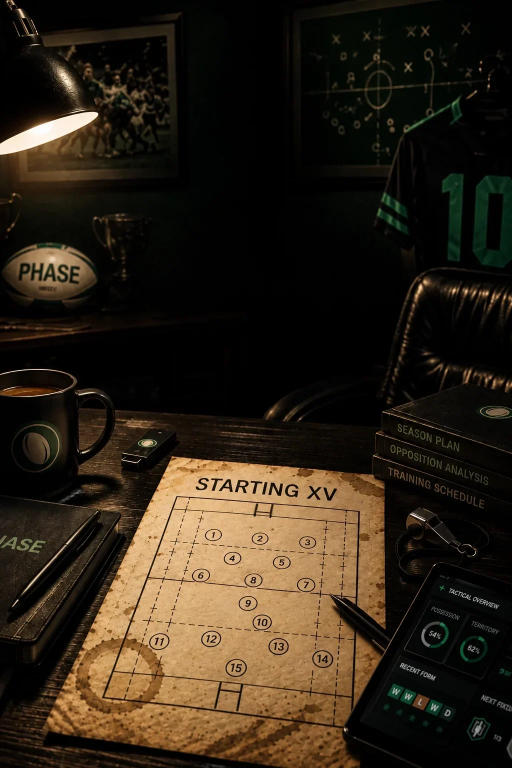
#> input picture src/ui/title-bg.webp, 1024 x 1536 px, found by its file name (shown at 1/2 size)
$ python fix_title_posts.py
#> lines starting #> are read from the running program, lines starting #| are printed output that depends on the picture
#!/usr/bin/env python3
"""Turn the posts on the title screen's STARTING XV sheet the right way round.

    python3 scripts/art/fix_title_posts.py [src/ui/title-bg.webp] [out.webp]

Owner: "The background on the title page: the posts are the wrong way round."
The key art draws an H at each end of the pitch on the team sheet, and both had
the crossbar on the far side, so the tall part of each H pointed back into the
field of play. Real posts stand on the try line with a short stub below the
crossbar and the tall uprights rising away from the field, so the crossbar is
the bar NEARER the field.

The uprights are left exactly where they are. Only the crossbar moves: it is
lifted out, the paper behind it is rebuilt from the clean paper a few rows
along the same column (the sheet's stains run in blobs, not stripes, so a
short vertical clone does not show), and the bar is laid back in at the other
end of the H, nudged sideways by the uprights' lean so it still meets them.
It goes down as ink over the paper that is there (a darken blend weighted by
how dark the source pixel is), so the new spot keeps its own texture.

Run it once on art fresh out of scripts/titlebg.mjs. It refuses a picture
whose crossbars are not where the original art has them, so a second run
cannot move them back.
"""
import sys

import numpy as np
from PIL import Image

SRC = sys.argv[1] if len(sys.argv) > 1 else 'src/ui/title-bg.webp'
OUT = sys.argv[2] if len(sys.argv) > 2 else SRC

# Measured off the 1024 x 1536 art (an ASCII dump of the luminance). Each H:
#   up:  the two uprights as (x, y) at top and bottom of their centre lines
#   bar: the crossbar centre line as (x, y) at its two ends
#   half: rows either side of the bar's centre line that belong to it
#   dy:  how far the bar moves (+ is down the picture)
#   clone: which row offset the rebuilt paper is taken from
POSTS = [
    {   # far end, top of the sheet: field below, so the bar goes to the bottom
        'up': [((512.5, 1016), (505.5, 1048)), ((543.0, 1019), (537.5, 1050))],
        'bar': ((509, 1025.5), (543, 1027.9)),
        'half': 1.6,
        'dy': 14,
        'clone': -5,
    },
    {   # near end, bottom of the sheet: field above, so the bar goes to the top
        'up': [((441.0, 1364), (430.0, 1416)), ((484.0, 1369), (474.0, 1421))],
        'bar': ((432, 1394.8), (481, 1399.3)),
        'half': 2.6,
        'dy': -16,
        'clone': -7,
    },
]


def line_x(seg, y):
    (x0, y0), (x1, y1) = seg
    return x0 + (x1 - x0) * (y - y0) / (y1 - y0)


def bar_y(bar, x):
    (x0, y0), (x1, y1) = bar
    return y0 + (y1 - y0) * (x - x0) / (x1 - x0)


def sample(a, y, x):
    x0 = int(np.floor(x))
    f = x - x0
    return a[y, x0] * (1 - f) + a[y, x0 + 1] * f


def lum(a):
    return a[..., 0] * 0.299 + a[..., 1] * 0.587 + a[..., 2] * 0.114


img = Image.open(SRC).convert('RGB')
#> img is the input picture: PIL image 1024x1536 RGB; mean R, G, B 46.5, 36.4, 23.2
if img.size != (1024, 1536):
    sys.exit(f'expected the 1024 x 1536 key art, got {img.size}; re-measure POSTS')
src = np.asarray(img).astype(np.float32)
out = src.copy()
L = lum(src)
#> in lum, `return a[..., 0] * 0.299 + a[..., 1] * 0.587 + a[..., 2] * 0.114`:
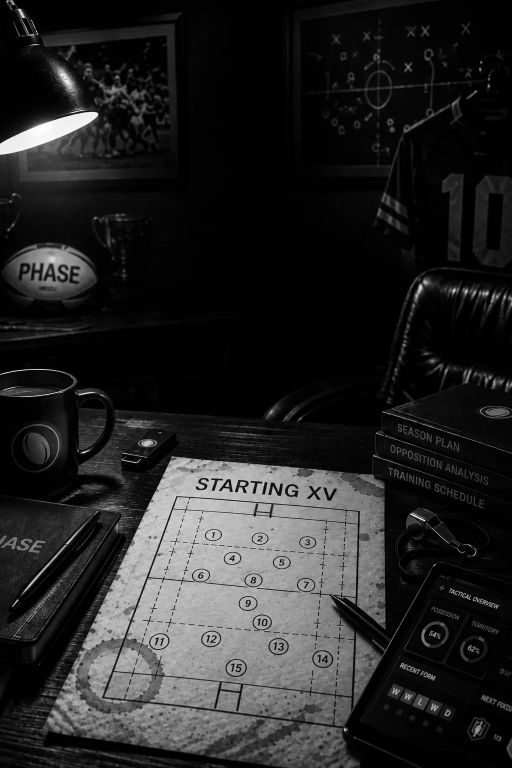
#> returned value: shape (1536, 1024) float32 (shown at 1/2 size); min 0, max 254.2, mean 37.9

for p in POSTS:
    (bx0, _), (bx1, _) = p['bar']
    lean = ((p['up'][0][1][0] - p['up'][0][0][0]) / (p['up'][0][1][1] - p['up'][0][0][1]))
    dx = int(round(lean * p['dy']))
    dy = p['dy']
    h = p['half']

    # Refuse a picture that has already been fixed: the bar's old centre line
    # must still be ink, and its new one still paper.
    mid = (bx0 + bx1) // 2
    old = L[int(round(bar_y(p['bar'], mid))), mid]
    new = L[int(round(bar_y(p['bar'], mid))) + dy, mid + dx]
    if not (old < 90 and new > 120):
#> (the run stopped early here; a loop or call above may not have finished)
